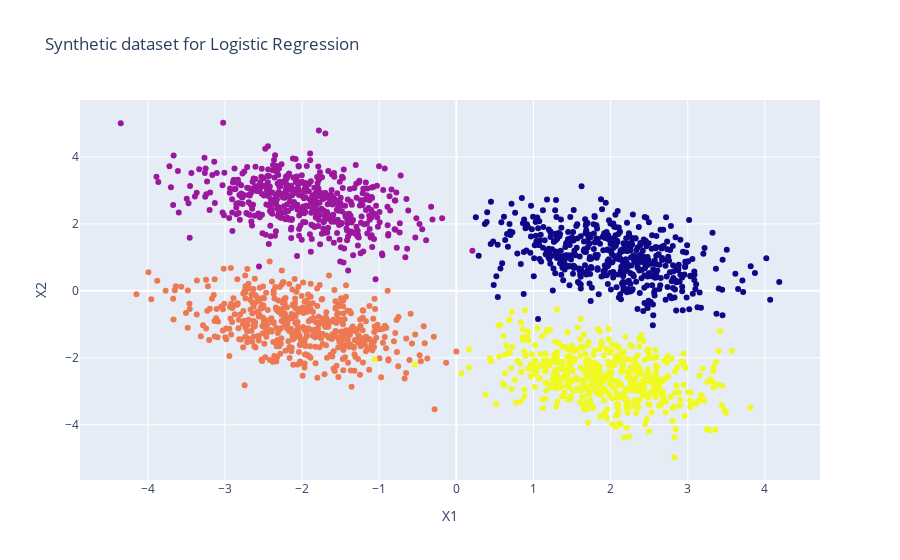

Notebook code cell kept with this figure:
### Code cell
X,y = synthetic_dataset_lr(n_samples=500, correlation=-0.4)
correlation = np.corrcoef(X[:,0], X[:,1])[0,1]
print("Correlation:", correlation)
draw_plot(X,y,"Synthetic dataset for Logistic Regression")

### Figure 1 — Plotly figure (JSON) as saved in the notebook; plotly's stock layout.template omitted (floating-point values rounded to 4 significant figures; data arrays with more than 128 entries replaced by an {"elided": "..."} marker saying what was removed)
{"data": [{"marker": {"color": {"elided": "2000 int values"}}, "mode": "markers", "type": "scatter", "x": {"elided": "2000 float values"}, "y": {"elided": "2000 float values"}}], "layout": {"showlegend": false, "title": {"text": "Synthetic dataset for Logistic Regression"}, "xaxis": {"title": {"text": "X1"}}, "yaxis": {"title": {"text": "X2"}}}}
